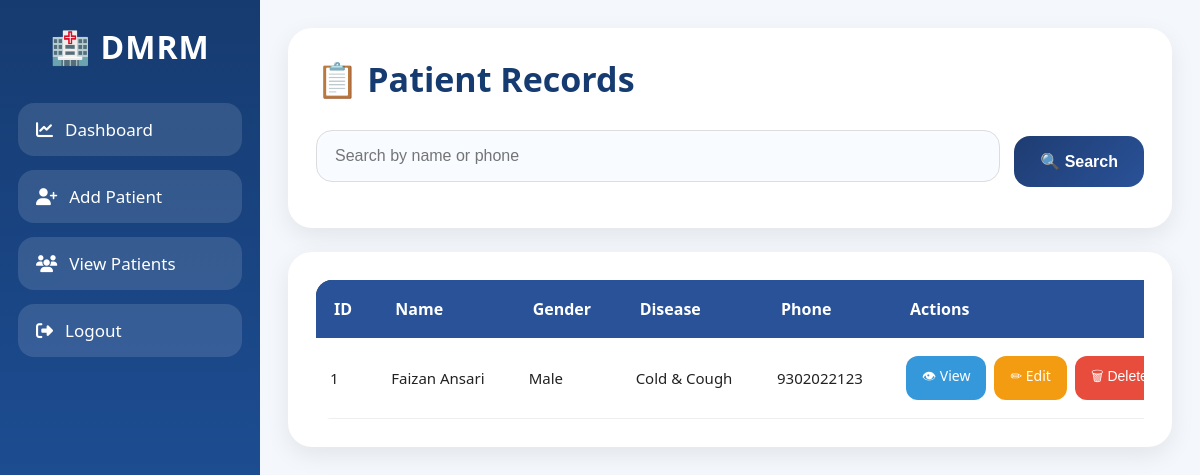
The page /patients (signed in) on the database as committed earlier.
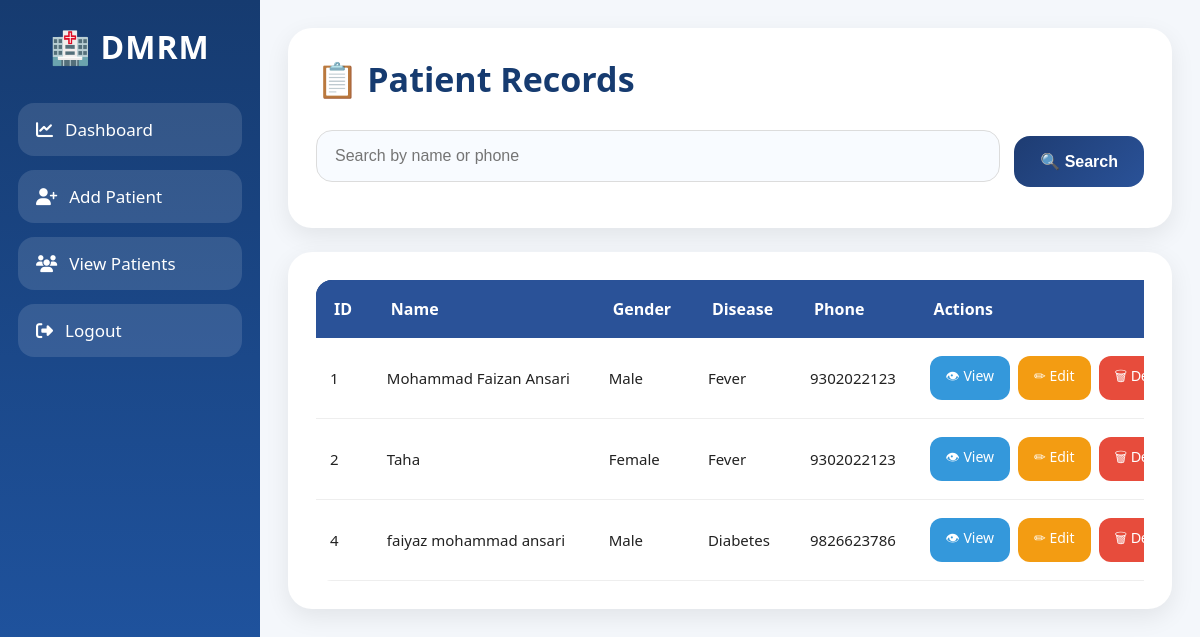
The same page on the database as committed later.
### tables this page shows
CREATE TABLE patients (
        id INTEGER PRIMARY KEY AUTOINCREMENT,
        doctor_id INTEGER,
        name TEXT,
        age INTEGER,
        gender TEXT,
        phone TEXT,
        email TEXT,
        disease TEXT,
        blood_group TEXT,
        address TEXT,
        report TEXT,
        FOREIGN KEY(doctor_id) REFERENCES doctors(id)
    );

### app.py (the view)
@app.route("/patients")
def view_patients():
    if not is_logged_in() or session.get("role") != "admin":
        return redirect("/login")
    search = request.args.get("search")
    conn = sqlite3.connect(DATABASE)
    conn.row_factory = sqlite3.Row
    cur = conn.cursor()
    doctor_id = session["doctor_id"]
    if search:
        cur.execute("""
            SELECT * FROM patients
            WHERE doctor_id=? AND (name LIKE ? OR phone LIKE ?)
        """, (doctor_id, '%' + search + '%', '%' + search + '%'))
    else:
        cur.execute("SELECT * FROM patients WHERE doctor_id=?", (doctor_id,))
    patients = cur.fetchall()
    conn.close()
    return render_template("patient_list.html", patients=patients)

### app.py (called while the page is built)
def is_logged_in():
    return session.get("logged_in")

### templates/patient_list.html (shortened to what this page needs)
{% extends "base.html" %}
{% block content %}
<div class="patient-page-header">
<h2>
📋 Patient Records
</h2>
<form method="GET"
      action="{{ url_for('view_patients') }}"
      class="patient-search-form">
<input type="text"
       name="search"
       placeholder="Search by name or phone"
       value="{{ request.args.get('search','') }}">
<button type="submit">
🔍 Search
</button>
</form>
</div>
<div class="patient-table-card">
<div class="patient-table-wrapper">
<table class="patient-table">
<thead>
<tr>
<th>ID</th>
<th>Name</th>
<th>Gender</th>
<th>Disease</th>
<th>Phone</th>
<th>Actions</th>
</tr>
</thead>
<tbody>
{% for patient in patients %}
<tr>
<td>{{ patient.id }}</td>
<td>{{ patient.name }}</td>
<td>{{ patient.gender }}</td>
<td>{{ patient.disease }}</td>
<td>{{ patient.phone }}</td>
<td>
<div class="action-buttons">
<a class="patient-btn btn-view"
href="{{ url_for('patient_profile', id=patient.id) }}">
👁 View
</a>
<a class="patient-btn btn-edit"
href="{{ url_for('edit_patient', patient_id=patient.id) }}">
✏ Edit
</a>
<form method="POST"
action="{{ url_for('delete_patient', patient_id=patient.id) }}">
<button class="patient-btn btn-delete"
onclick="return confirm('Delete this patient?')">
🗑 Delete
</button>
</form>
</div>
</td>
</tr>
{% else %}
<tr>
<td colspan="6" class="no-patient">
No patients found.
</td>
</tr>
{% endfor %}
</tbody>
</table>
</div>
</div>
{% endblock %}

### templates/base.html (shortened to what this page needs)
<!DOCTYPE html>
<html lang="en">
<head>
<link rel="stylesheet" href="{{ url_for('static', filename='style.css') }}">
<link rel="stylesheet"
href="https://cdnjs.cloudflare.com/ajax/libs/font-awesome/6.5.1/css/all.min.css">
</head>
<body>
<div class="layout">
    <div class="sidebar">
        <h2 class="logo">
            🏥 <span>DMRM</span>
        </h2>
        <div class="sidebar-links">
            {% if session.get('role') == 'admin' %}
            <a href="{{ url_for('dashboard') }}">
                <i class="fa-solid fa-chart-line"></i>
                Dashboard
            </a>
            <a href="{{ url_for('add_patient') }}">
                <i class="fa-solid fa-user-plus"></i>
                Add Patient
            </a>
            <a href="{{ url_for('view_patients') }}">
                <i class="fa-solid fa-users"></i>
                View Patients
            </a>
            {% elif session.get('role') == 'patient' %}
            <a href="{{ url_for('patient_dashboard') }}">
                <i class="fa-solid fa-user"></i>
                My Dashboard
            </a>
            {% endif %}
            <a href="{{ url_for('logout') }}">
                <i class="fa-solid fa-right-from-bracket"></i>
                Logout
            </a>
        </div>
    </div>
    <div class="main-content">
        {% block content %}{% endblock %}
    </div>
</div>
</body>
</html>

### static/style.css (style rules this page uses)
* { margin:0; padding:0; box-sizing:border-box; }
body { font-family:'Segoe UI',sans-serif; background:#f4f7fb; overflow-x:hidden; color:#222; }
.layout { display:flex; min-height:100vh; }
.sidebar { width:260px; min-height:100vh; background:linear-gradient(180deg,#163b70,#2158a8); padding:25px 18px; position:sticky; top:0; color:white; }
.logo { text-align:center; margin-bottom:35px; font-size:32px; font-weight:700; letter-spacing:1px; }
.logo span { color:white; }
.sidebar-links { display:flex; flex-direction:column; gap:14px; }
.sidebar a { text-decoration:none; color:white; display:flex; align-items:center; gap:12px; padding:15px 18px; border-radius:16px; background:rgba(255,255,255,0.12); font-size:17px; transition:0.3s; }
.main-content { flex:1; padding:28px; width:100%; overflow-x:hidden; }
.btn-view { background:#3498db; color:white; }
.btn-edit { background:#f39c12; color:white; }
.btn-delete { background:#e74c3c; color:white; }
input, select, textarea { width:100%; padding:14px; margin:8px 0 18px 0; border-radius:12px; border:1px solid #ccc; font-size:15px; transition:0.3s; }
table { width:100%; border-collapse:collapse; background:white; border-radius:16px; overflow:hidden; }
th { background:#2a5298; color:white; padding:16px; font-size:16px; }
td { padding:15px; border-bottom:1px solid #eee; font-size:15px; }

### templates/patient_list.html (style rules this page uses)
.patient-page-header { background:white; padding:28px; border-radius:24px; margin-bottom:24px; box-shadow:0 8px 25px rgba(0,0,0,0.08); }
.patient-page-header h2 { color:#163b70; font-size:34px; margin-bottom:20px; }
.patient-search-form { display:flex; gap:14px; align-items:center; flex-wrap:wrap; }
.patient-search-form input { flex:1; min-width:240px; padding:16px 18px; border-radius:16px; border:1px solid #dcdcdc; font-size:16px; background:#f8fbff; }
.patient-search-form button { border:none; padding:16px 26px; border-radius:16px; background:linear-gradient(135deg,#1e3c72,#2a5298); color:white; font-size:16px; font-weight:bold; cursor:pointer; transition:0.3s; }
.patient-table-card { background:white; padding:28px; border-radius:24px; box-shadow:0 8px 25px rgba(0,0,0,0.08); }
.patient-table-wrapper { overflow-x:auto; }
.patient-table { width:100%; border-collapse:collapse; min-width:900px; }
.patient-table thead { background:linear-gradient(135deg,#1e3c72,#2a5298); color:white; }
.patient-table th { padding:18px; text-align:left; font-size:16px; }
.patient-table td { padding:18px 14px; border-bottom:1px solid #eee; font-size:15px; vertical-align:middle; }
.action-buttons { display:flex; gap:8px; flex-wrap:wrap; }
.patient-btn { text-decoration:none; padding:10px 16px; border-radius:12px; color:white; font-size:14px; border:none; cursor:pointer; transition:0.3s; }
.btn-view { background:#3498db; }
.btn-edit { background:#f39c12; }
.btn-delete { background:#e74c3c; }

Rows that differ between the two databases and show on the page:
changed patients id 1: name "Faizan Ansari" → "Mohammad Faizan Ansari"; disease "Cold & Cough" → "Fever"
added patients: id "2", name "Taha", gender "Female", disease "Fever", phone "9302022123"
added patients: id "4", name "faiyaz mohammad ansari", gender "Male", disease "Diabetes", phone "9826623786"
